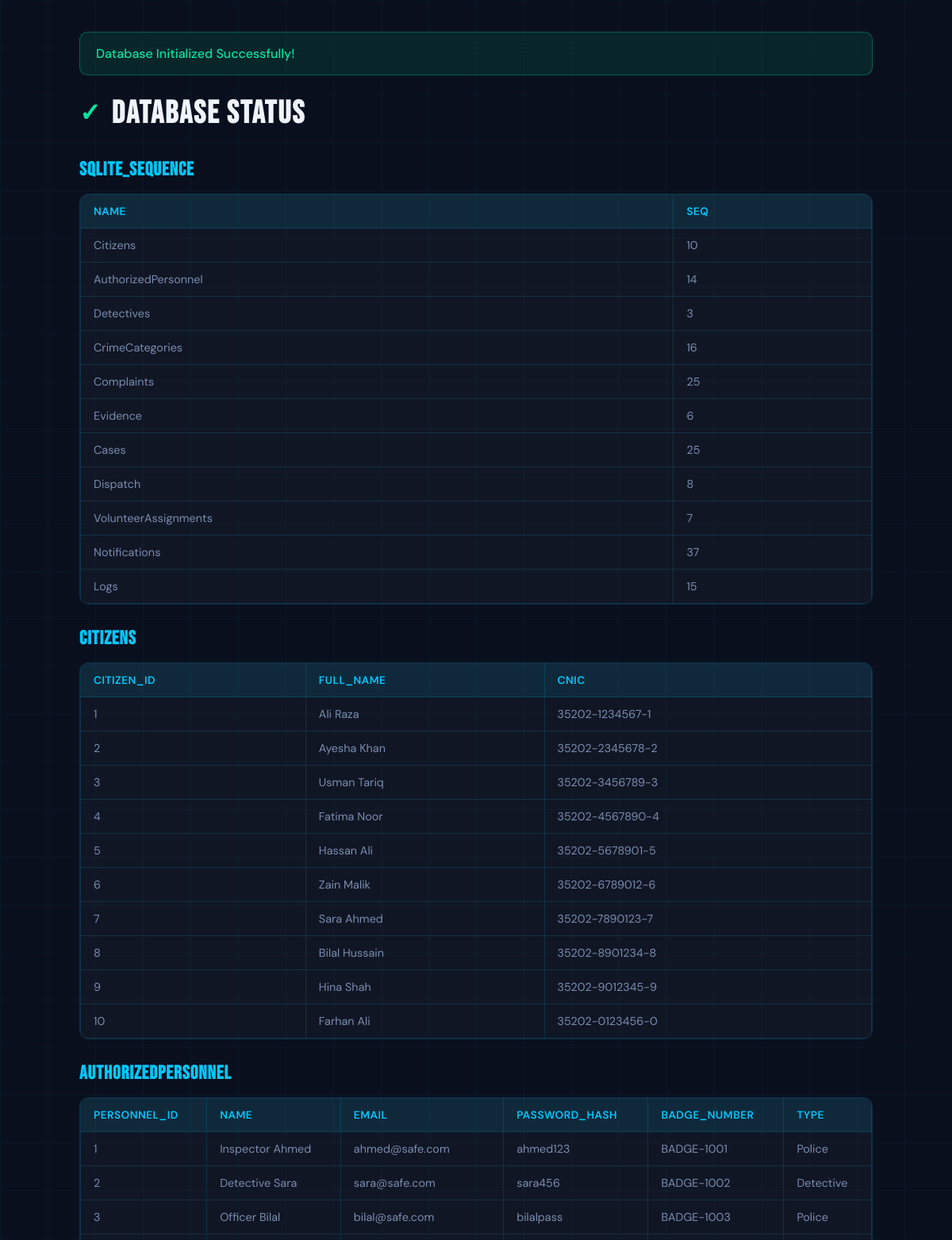
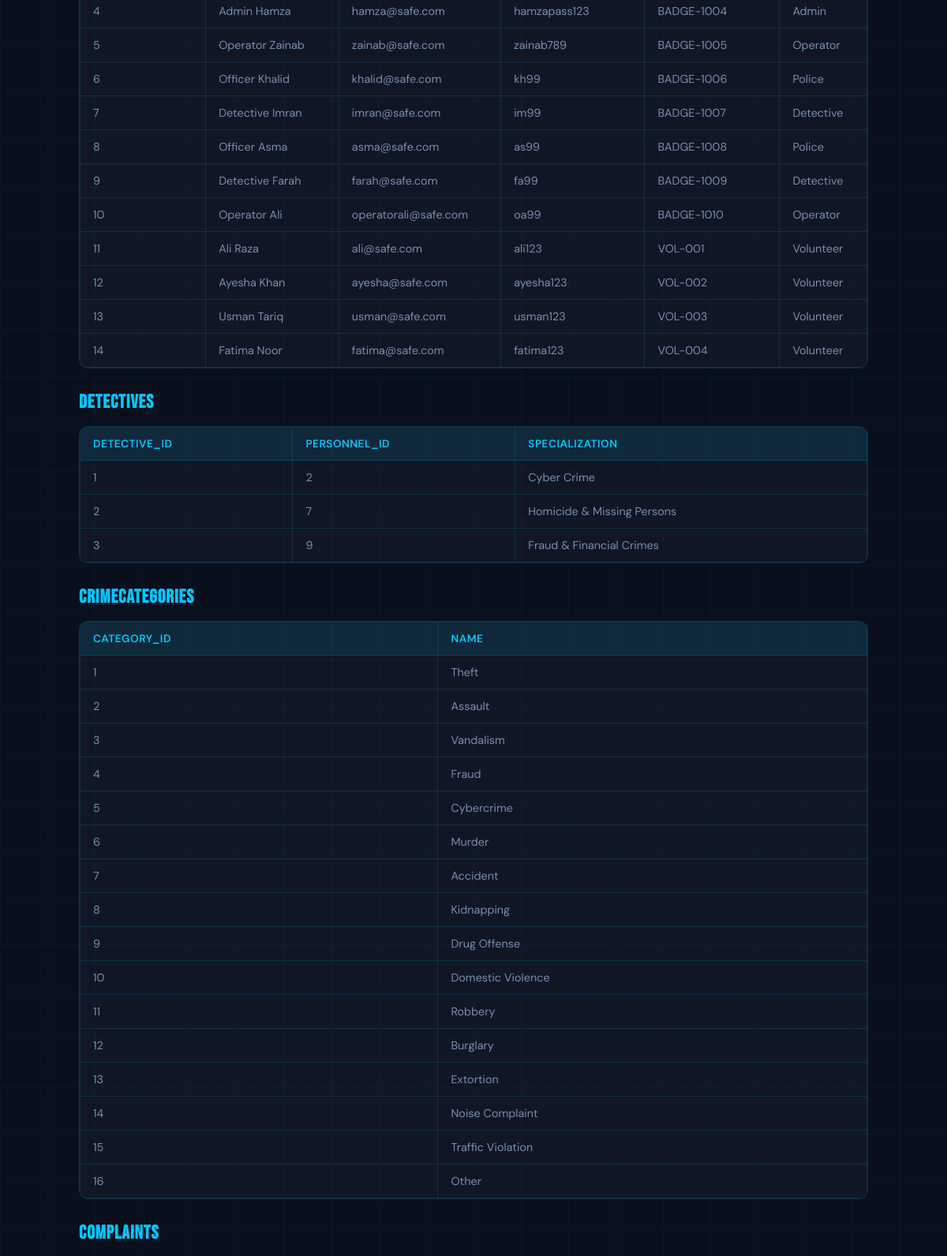
/viewdb (upper part), run on the app's committed database (2 pictures, top to bottom).
### tables this page shows
CREATE TABLE Citizens (
    citizen_id INTEGER PRIMARY KEY AUTOINCREMENT,
    full_name TEXT NOT NULL,
    cnic TEXT UNIQUE NOT NULL
);

CREATE TABLE AuthorizedPersonnel (
    personnel_id INTEGER PRIMARY KEY AUTOINCREMENT,
    name TEXT NOT NULL,
    email TEXT UNIQUE NOT NULL,
    password_hash TEXT NOT NULL,
    badge_number TEXT UNIQUE NOT NULL,
    type TEXT DEFAULT 'Police' CHECK(type IN ('Police','Detective','Operator','Admin','Volunteer'))
);

CREATE TABLE Detectives (
    detective_id INTEGER PRIMARY KEY AUTOINCREMENT,
    personnel_id INTEGER UNIQUE NOT NULL,
    specialization TEXT DEFAULT 'General',
    FOREIGN KEY (personnel_id) REFERENCES AuthorizedPersonnel(personnel_id)
);

CREATE TABLE CrimeCategories (
    category_id INTEGER PRIMARY KEY AUTOINCREMENT,
    name TEXT UNIQUE NOT NULL
);

### app.py (the view)
@app.route('/viewdb')
def view_db():
    conn = get_db_connection()
    cursor = conn.cursor()
    cursor.execute("SELECT name FROM sqlite_master WHERE type='table';")
    tables = cursor.fetchall()
    table_data = {}
    for table in tables:
        table_name = table['name']
        cursor.execute(f"SELECT * FROM {table_name};")
        data = cursor.fetchall()
        table_data[table_name] = data
    conn.close()
    return render_template("initdb.html", table_data=table_data)

### app.py (called while the page is built)
def get_db_connection():
    conn = sqlite3.connect(DATABASE)
    conn.row_factory = sqlite3.Row
    return conn

### templates/initdb.html (shortened to what this page needs)
<!DOCTYPE html>
<html lang="en">
<head>
</head>
<body>
  <div class="page-container">
    <div class="success-msg">
      Database Initialized Successfully!
    </div>
    <h1>Database Status</h1>
    {% for table, rows in table_data.items() %}
      <h2>{{ table|upper }}</h2>
      {% if rows %}
        <div class="table-wrapper">
          <table>
            <thead>
              <tr>
                {% for column in rows[0].keys() %}
                  <th>{{ column }}</th>
                {% endfor %}
              </tr>
            </thead>
            <tbody>
              {% for row in rows %}
                <tr>
                  {% for column in row.keys() %}
                    <td>{{ row[column] }}</td>
                  {% endfor %}
                </tr>
              {% endfor %}
            </tbody>
          </table>
        </div>
      {% else %}
        <div class="table-wrapper">
          <div class="empty">👋 Empty table</div>
        </div>
      {% endif %}
    {% endfor %}
  </div>
</body>
</html>

### templates/initdb.html (style rules this page uses)
*, *::before, *::after { box-sizing: border-box; margin: 0; padding: 0; }
:root { --navy: #0a0f1e; --cyan: #00c8ff; --white: #f0f4ff; --muted: #7a8db0; --success: #00e5a0; --border: rgba(0,200,255,0.15); }
html, body { min-height: 100vh; background: var(--navy); color: var(--white); font-family: 'DM Sans', sans-serif; padding: 20px; }
body::before { content: ''; position: fixed; inset: 0; background-image: linear-gradient(rgba(0,200,255,0.04) 1px, transparent 1px), linear-gradient(90deg, rgba(0,200,255,0.04) 1px, transparent 1px); background-size: 60px 60px; pointer-events: none; z-index: 0; }
.page-container { position: relative; z-index: 5; max-width: 1000px; margin: 0 auto; }
h1 { font-family: 'Bebas Neue', sans-serif; font-size: 2.5rem; letter-spacing: 2px; margin-bottom: 32px; display: flex; align-items: center; gap: 12px; }
h1::before { content: '✓'; color: var(--success); font-size: 2rem; }
h2 { font-family: 'Bebas Neue', sans-serif; font-size: 1.5rem; letter-spacing: 1px; margin: 28px 0 16px 0; color: var(--cyan); }
.table-wrapper { background: rgba(255,255,255,0.03); border: 1px solid var(--border); border-radius: 12px; overflow-x: auto; margin-bottom: 24px; }
table { width: 100%; border-collapse: collapse; font-size: 0.9rem; }
th { background: rgba(0,200,255,0.1); border: 1px solid var(--border); padding: 12px 16px; text-align: left; font-weight: 600; color: var(--cyan); font-size: 0.85rem; text-transform: uppercase; letter-spacing: 0.5px; }
td { border: 1px solid var(--border); padding: 12px 16px; color: var(--muted); }
.success-msg { background: rgba(0,229,160,0.1); border: 1px solid rgba(0,229,160,0.3); color: var(--success); padding: 16px 20px; border-radius: 10px; margin-bottom: 24px; font-weight: 500; }

### data on the page
Citizens: citizen_id "1" "Ali Raza" "35202-1234567-1"
Citizens: citizen_id "2" "Ayesha Khan" "35202-2345678-2"
Citizens: citizen_id "3" "Usman Tariq" "35202-3456789-3"
Citizens: citizen_id "4" "Fatima Noor" "35202-4567890-4"
Citizens: citizen_id "5" "Hassan Ali" "35202-5678901-5"
Citizens: citizen_id "6" "Zain Malik" "35202-6789012-6"
Citizens: citizen_id "7" "Sara Ahmed" "35202-7890123-7"
Citizens: citizen_id "8" "Bilal Hussain" "35202-8901234-8"
Citizens: citizen_id "9" "Hina Shah" "35202-9012345-9"
Citizens: citizen_id "10" "Farhan Ali" "35202-0123456-0"
AuthorizedPersonnel: personnel_id "1" "Inspector Ahmed" "ahmed@safe.com" "ahmed123" "BADGE-1001" "Police"
AuthorizedPersonnel: personnel_id "2" "Detective Sara" "sara@safe.com" "sara456" "BADGE-1002" "Detective"
AuthorizedPersonnel: personnel_id "3" "Officer Bilal" "bilal@safe.com" "bilalpass" "BADGE-1003" "Police"
AuthorizedPersonnel: personnel_id "4" "Admin Hamza" "hamza@safe.com" "hamzapass123" "BADGE-1004" "Admin"
AuthorizedPersonnel: personnel_id "5" "Operator Zainab" "zainab@safe.com" "zainab789" "BADGE-1005" "Operator"
AuthorizedPersonnel: personnel_id "6" "Officer Khalid" "khalid@safe.com" "kh99" "BADGE-1006" "Police"
AuthorizedPersonnel: personnel_id "7" "Detective Imran" "imran@safe.com" "im99" "BADGE-1007" "Detective"
AuthorizedPersonnel: personnel_id "8" "Officer Asma" "asma@safe.com" "as99" "BADGE-1008" "Police"
AuthorizedPersonnel: personnel_id "9" "Detective Farah" "farah@safe.com" "fa99" "BADGE-1009" "Detective"
AuthorizedPersonnel: personnel_id "10" "Operator Ali" "operatorali@safe.com" "oa99" "BADGE-1010" "Operator"
AuthorizedPersonnel: personnel_id "11" "Ali Raza" "ali@safe.com" "ali123" "VOL-001" "Volunteer"
AuthorizedPersonnel: personnel_id "12" "Ayesha Khan" "ayesha@safe.com" "ayesha123" "VOL-002" "Volunteer"
AuthorizedPersonnel: personnel_id "13" "Usman Tariq" "usman@safe.com" "usman123" "VOL-003" "Volunteer"
AuthorizedPersonnel: personnel_id "14" "Fatima Noor" "fatima@safe.com" "fatima123" "VOL-004" "Volunteer"
Detectives: detective_id "1" "2" "Cyber Crime"
Detectives: detective_id "2" "7" "Homicide & Missing Persons"
Detectives: detective_id "3" "9" "Fraud & Financial Crimes"
CrimeCategories: category_id "1" "Theft"
CrimeCategories: category_id "2" "Assault"
CrimeCategories: category_id "3" "Vandalism"
CrimeCategories: category_id "4" "Fraud"
CrimeCategories: category_id "5" "Cybercrime"
CrimeCategories: category_id "6" "Murder"
CrimeCategories: category_id "7" "Accident"
CrimeCategories: category_id "8" "Kidnapping"
CrimeCategories: category_id "9" "Drug Offense"
CrimeCategories: category_id "10" "Domestic Violence"
CrimeCategories: category_id "11" "Robbery"
CrimeCategories: category_id "12" "Burglary"
CrimeCategories: category_id "13" "Extortion"
CrimeCategories: category_id "14" "Noise Complaint"
CrimeCategories: category_id "15" "Traffic Violation"
CrimeCategories: category_id "16" "Other"

### other printed values
{{ table|upper }} "SQLITE_SEQUENCE" "CITIZENS" "AUTHORIZEDPERSONNEL" "DETECTIVES" "CRIMECATEGORIES" "COMPLAINTS"
{{ column }} "NAME" "SEQ" "CITIZEN_ID" "FULL_NAME" "CNIC" "PERSONNEL_ID" "NAME" "EMAIL" "PASSWORD_HASH" "BADGE_NUMBER" "TYPE" "DETECTIVE_ID" "PERSONNEL_ID" "SPECIALIZATION" "CATEGORY_ID" "NAME"
{{ row[column] }} "Citizens" "10" "AuthorizedPersonnel" "14" "Detectives" "3" "CrimeCategories" "16" "Complaints" "25" "Evidence" "6" "Cases" "25" "Dispatch" "8" "VolunteerAssignments" "7" "Notifications" "37" "Logs" "15"
